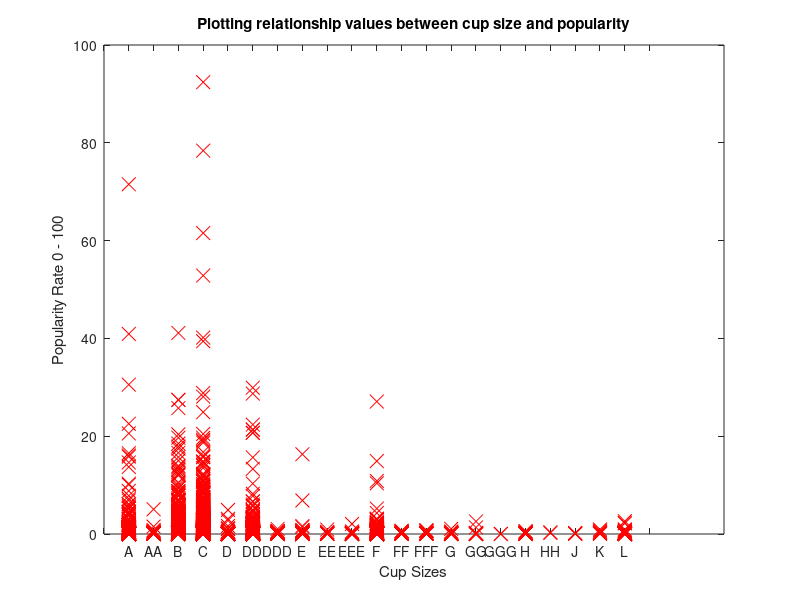

Write the MATLAB code that produced this figure.
data = load('trainingCup.txt');
X = data(:, 1);
y = data(:, 2);
m = length(y); % number of training examples
plot(X, y, 'rx', 'MarkerSize', 10); % Plot the data
ylabel('Popularity Rate 0 - 100'); % Set the y−axis label
xlabel('Cup Sizes'); % Set the x−axis labe
set (gca, 'xtick', [0 1 2 3 4 5 6 7 8 9 10 11 12 13 14 15 16 17 18 19 20 21 22])
set (gca, 'xticklabel', [" ";"A";"AA";"B";"C";"D";"DD";"DDD";"E";"EE";"EEE";"F";"FF";"FFF";"G";"GG";"GGG";"H";"HH";"J";"K";"L"])
get (gca, 'xticklabelmode')
title ("Plotting relationship values between cup size and popularity");
